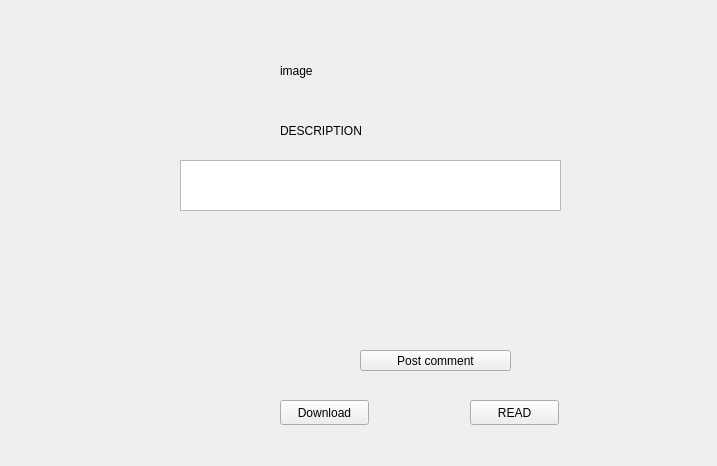
<?xml version="1.0" encoding="UTF-8"?>
<ui version="4.0">
 <class>Form</class>
 <widget class="QWidget" name="Form">
  <property name="geometry">
   <rect>
    <x>0</x>
    <y>0</y>
    <width>717</width>
    <height>466</height>
   </rect>
  </property>
  <property name="windowTitle">
   <string>Form</string>
  </property>
  <widget class="QLabel" name="label">
   <property name="geometry">
    <rect>
     <x>40</x>
     <y>30</y>
     <width>631</width>
     <height>451</height>
    </rect>
   </property>
   <property name="text">
    <string/>
   </property>
  </widget>
  <widget class="QLabel" name="cover_label">
   <property name="geometry">
    <rect>
     <x>280</x>
     <y>40</y>
     <width>291</width>
     <height>61</height>
    </rect>
   </property>
   <property name="text">
    <string>image</string>
   </property>
  </widget>
  <widget class="QLabel" name="describtion_labels">
   <property name="geometry">
    <rect>
     <x>280</x>
     <y>120</y>
     <width>201</width>
     <height>21</height>
    </rect>
   </property>
   <property name="text">
    <string>DESCRIPTION</string>
   </property>
  </widget>
  <widget class="QTextBrowser" name="comments_browser">
   <property name="geometry">
    <rect>
     <x>180</x>
     <y>160</y>
     <width>381</width>
     <height>51</height>
    </rect>
   </property>
  </widget>
  <widget class="QPushButton" name="download_button">
   <property name="geometry">
    <rect>
     <x>280</x>
     <y>400</y>
     <width>89</width>
     <height>25</height>
    </rect>
   </property>
   <property name="text">
    <string>Download</string>
   </property>
  </widget>
  <widget class="QPushButton" name="read_button">
   <property name="geometry">
    <rect>
     <x>470</x>
     <y>400</y>
     <width>89</width>
     <height>25</height>
    </rect>
   </property>
   <property name="text">
    <string>READ</string>
   </property>
  </widget>
  <widget class="QPushButton" name="pushButton">
   <property name="geometry">
    <rect>
     <x>360</x>
     <y>350</y>
     <width>151</width>
     <height>21</height>
    </rect>
   </property>
   <property name="text">
    <string>Post comment</string>
   </property>
  </widget>
 </widget>
 <resources/>
 <connections/>
</ui>
